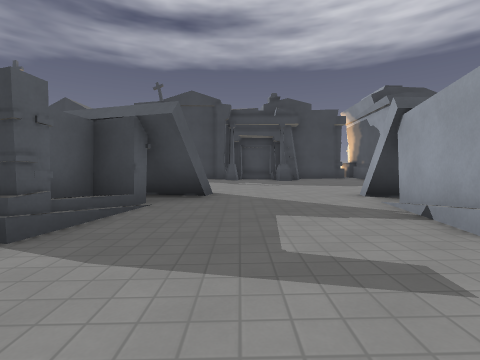
[1] (above)

24 first-person views from a walk through a 3-D level made in the Godot game engine. The camera is 1.2 m above the floor, tilts 2° down and sees 85° across. Doors that lead somewhere are drawn open, without their leaves. The floor is counted in squares, 2 m on a side. Each view is taken from the middle of a square. On the plan, view 1 faces up. The plan holds only what a view shows up to about 9 squares ahead; the rest is blank. The place goes on beyond the plan. Surface patterns are stand-ins for the level's own textures.

[2]
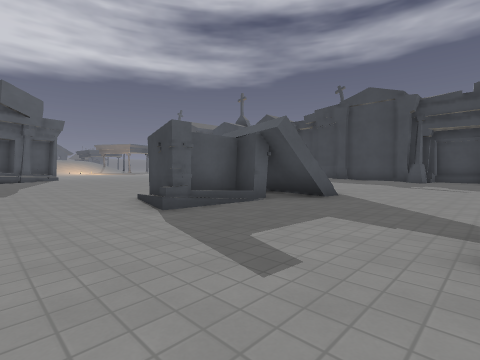

[3]
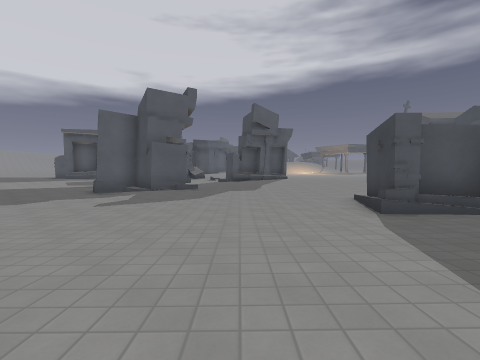

[4]
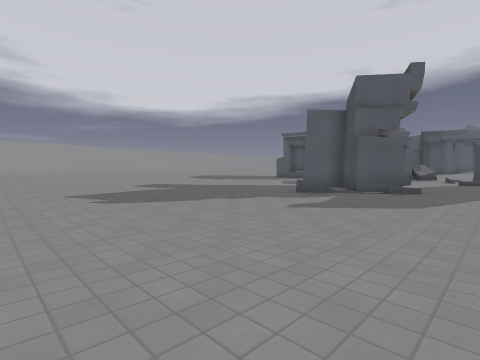

[5]
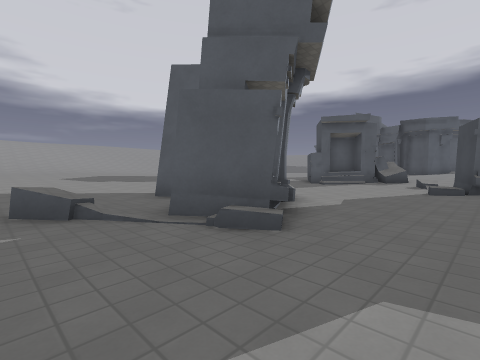

[6]
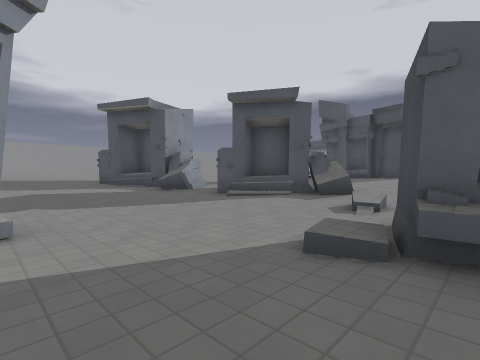

[7]
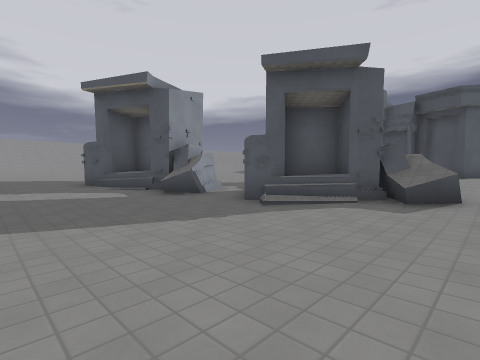

[8]
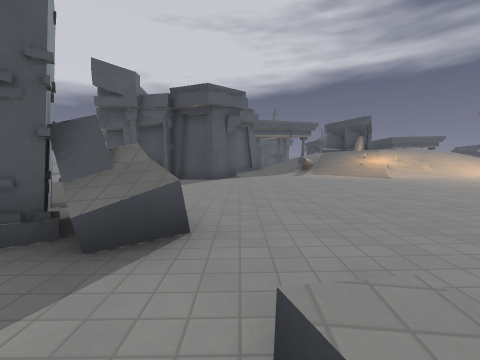

[9]
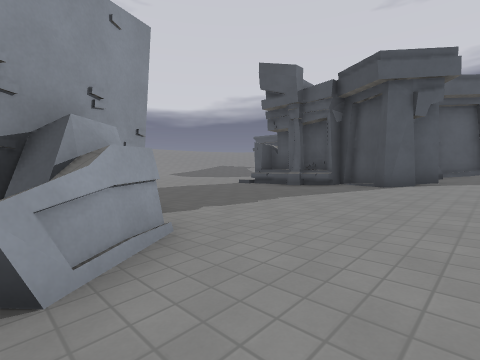

[10]
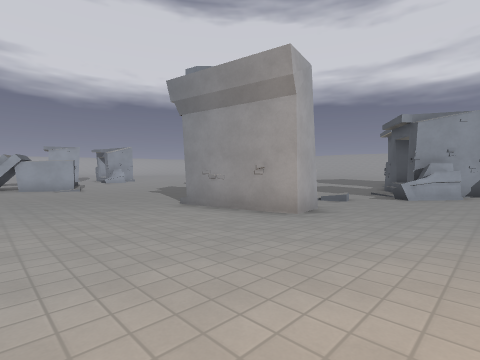

[11]
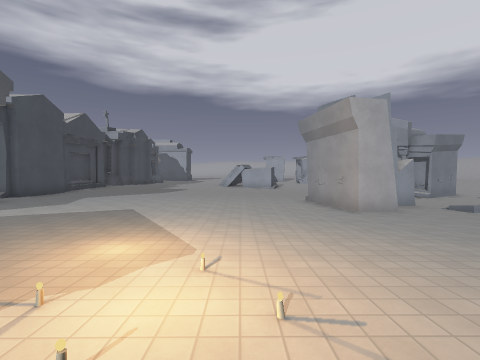

[12]
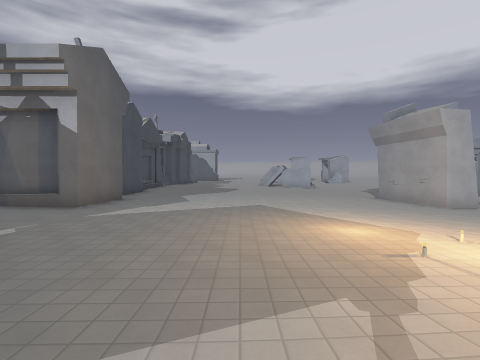

[13]
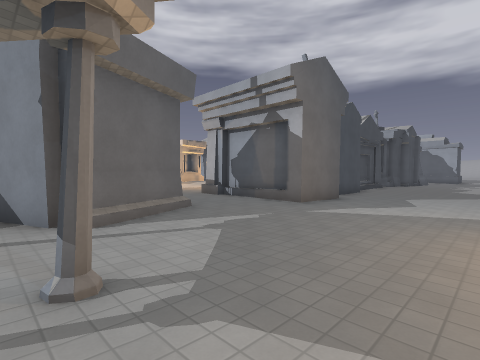

[14]
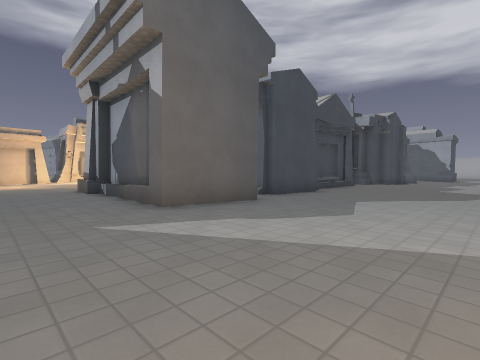

[15]
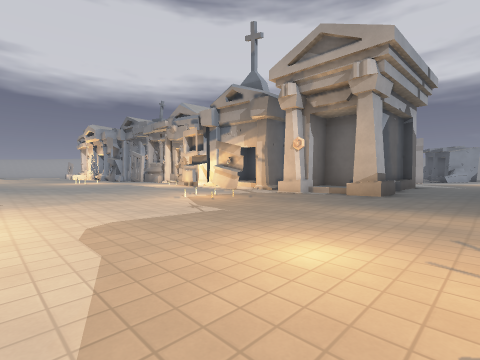

[16]
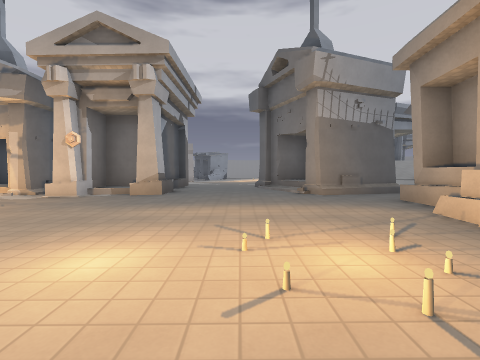

[17]
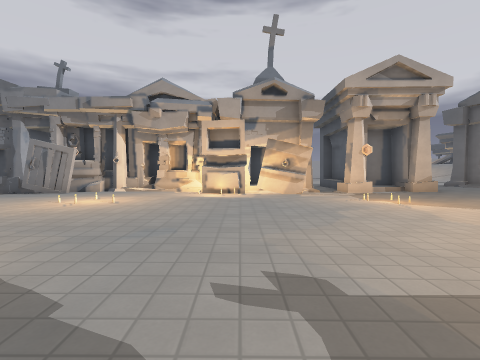

[18]
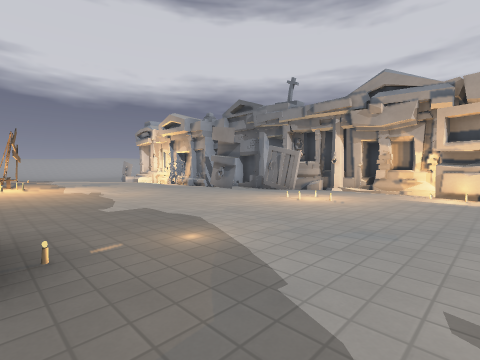

[19]
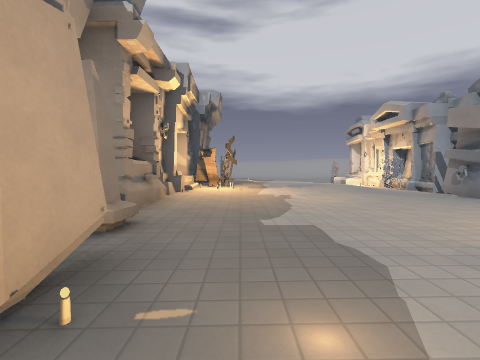

[20]
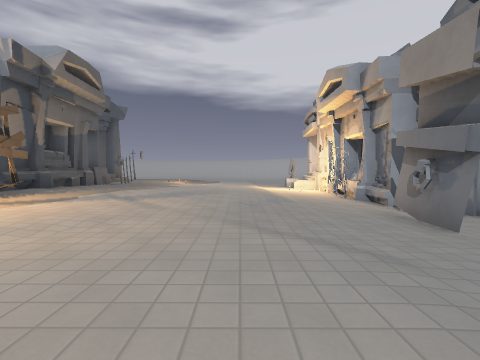

[21]
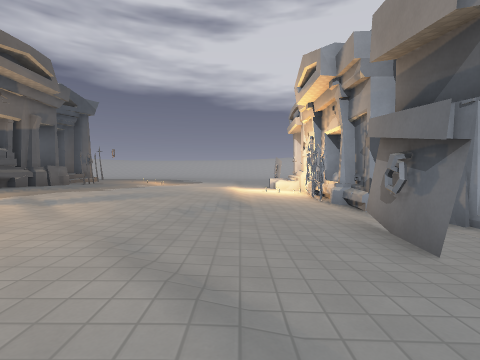

[22]
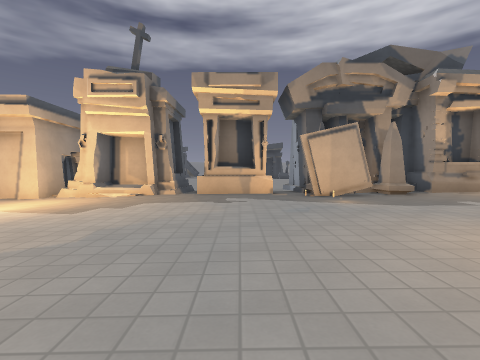

[23]
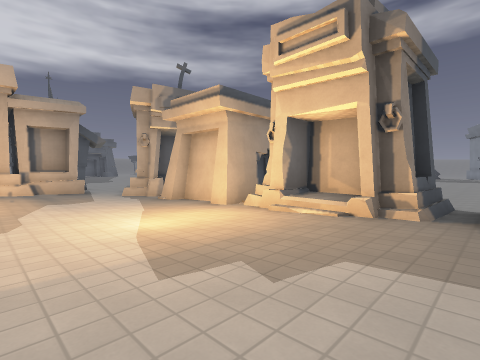

[24]
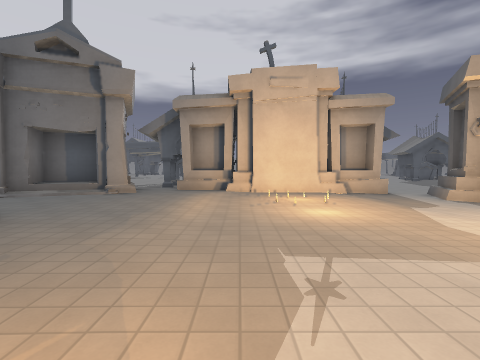

### Floor plan
Key: @ floor where view 1 was taken; # wall or solid block; x gap in a wall; . main floor; : floor 0.25 m higher than the main floor; - floor 0.25 m lower than the main floor; _ floor 0.5 m lower than the main floor; < floor 0.75 m lower than the main floor; ( floor 1 m lower than the main floor; / step, stairs or slope; D open door; = window, fence, low wall or low ledge; ^ raised ledge; T tombstone.
Columns run from 23 left of view 1 to 4 right of it. Each row starts with its distance up from view 1.
 27               #
 26  #  ###########  #
 25 _####_#/#//#^##############^
 24 --___----.....##.D.::TT::DD
 23 ##-------..........:::T:::::
 22 ##-------...........:::///..
 21  #-------...................
 20  #-------...................
 19 ##-------....../....../.....
 18 #^....----........./---/////
 17 ##.....-----./....----------
 16  ##....---####...##-###--##-
 15  ##...#:#-# #######/########
 14 ####..### ###  #
 13 .###..### ###
 12 ......###--___
 11 ......-----____        <<
 10 /..--------_____      <<<
  9 /..--------____<     <<<<<(<
  8 //.--------___       <<<<<((
  7  /.-------_           <<<<(
  6 //.------_____<      ##<<<#
  5 //.----______<<<<<   ##<<<#
  4 //.---_______<<<<(  ##<<<<#
  3 //.---______<<<<(((<##((<<#
  2 //.--___###<<<<<((((((((((
  1 /..--___# #  <<<((((((((((
  0 ..---__<<<##<<<((((((((@((
 -1 .---___<<<##(((((((((((((
 -2 ----__<<<((((((##((((((((
 -3 #--___^^<(((((####(((((((
 -4 -_____##/((((###(=(((((((
 -5 _____<###((((( #(((((((((
 -6 _____  ##((((( (((<<<<(<<
 -7 ___<<  <x<(((( (<<<<<<<<<
 -8  _<<   ###<((((<<<<<<<<<<
 -9         ##<<<<<<<<< _____
-10         ##<<<< <<<   ___
-11         ##__<   __    --
-12           ___

Where each view was taken, in squares from view 1:
view 1: 0 up, 0 right, facing up
view 2: 0 up, 2 right, facing up-left
view 3: 0 up, 2 right, facing left
view 4: 0 up, 1 right, facing down-left
view 5: 0 up, 5 left, facing down-left
view 6: 0 up, 10 left, facing down-left
view 7: 2 down, 11 left, facing down-left
view 8: 2 down, 14 left, facing left
view 9: 1 down, 16 left, facing down-left
view 10: 6 up, 18 left, facing down-right
view 11: 5 up, 22 left, facing right
view 12: 8 up, 23 left, facing right
view 13: 8 up, 23 left, facing up-right
view 14: 8 up, 19 left, facing up-right
view 15: 22 up, 19 left, facing down-right
view 16: 22 up, 19 left, facing down
view 17: 24 up, 11 left, facing down
view 18: 24 up, 11 left, facing down-right
view 19: 23 up, 10 left, facing right
view 20: 19 up, 6 left, facing right
view 21: 18 up, 5 left, facing right
view 22: 18 up, 11 left, facing up
view 23: 21 up, 12 left, facing up-left
view 24: 19 up, 14 left, facing left
